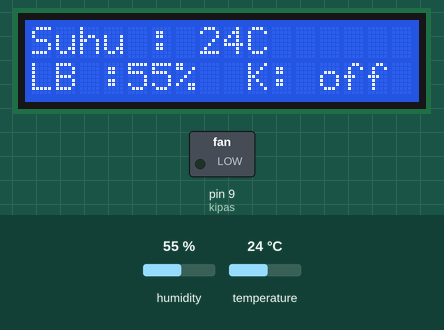
The sketch below on a simulated Arduino Uno, built with avr-gcc and run on an emulated ATmega328P. Parts: 16×2 character LCD, switched loads named in the sketch (green lamp = pin HIGH). Inputs (shaded band) come from the test bench; at power-on: temperature 24 °C, humidity 55 %.

Above: at 3.7 s.
3.8 s: temperature set to 27 °C
At 8.0 s:
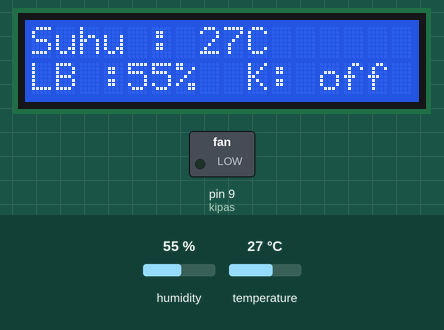
13.7 s: temperature set to 30 °C
At 16.6 s:
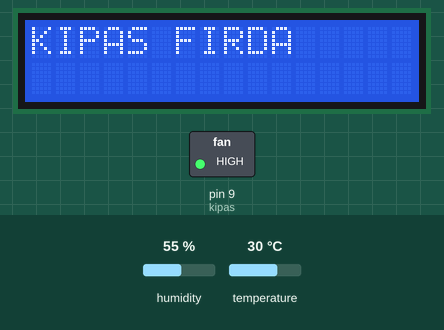
24.1 s: humidity set to 22 %
At 27.9 s:
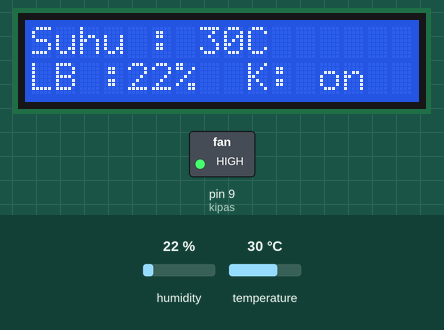
30.0 s: humidity set to 40 %
At 32.1 s:
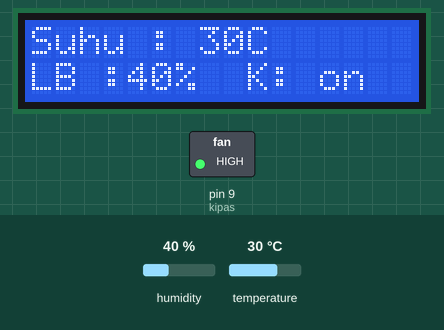
Timing chart, 0 to 33.6 s (numbered marks = the images above; inputs shaded):
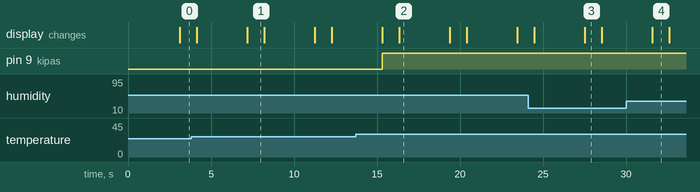

Measured:
- the behaviour switches between 28 and 29 °C on temperature (found by bisection; images 1 and 2)
- after the input at 3.8 s, the display: first differs from a run without the input after 3.4 s (image 1)
- after the input at 13.7 s, pin 9 (kipas): LOW → HIGH after 1.6 s; the display: first changes after 1.6 s (image 2 shows a later state)
- after the input at 24.1 s, the display: first differs from a run without the input after 3.4 s (image 3)
- after the input at 30.0 s, the display: changes after 1.6 s (image 4)
- what the display in image 1 shows lasts 1.0 s, from 7.2 s to 8.2 s
- what the display in image 2 shows lasts 3.1 s, from 16.3 s to 19.4 s

The sketch:

sketch_dec20a_tubesfiks.ino
```cpp
// deklarasi library
#include <LiquidCrystal_I2C.h>
#include <DHT.h>
// untuk membaca data dari sensor


// inisailisasi
LiquidCrystal_I2C lcd (0x27, 16, 2); // lcd digunakan untuk mengendalikan tampilan lcd
DHT dht (4, DHT11);

// dht digunakan untuk membaca data dari sensor dht11

//deklarasi pin
#define kipas 9
// kipas digunakan untuk mengontrol kipas

void setup()
{
  Serial.begin (9600); // baudrate yg digunakan antara laptop dengan arduino secara serial
  pinMode (kipas, OUTPUT); // untuk memfungsikan si kipas sebagai output, arduino akan mengeluarkan sinyal atau data

  dht.begin();

  lcd.begin (16, 2); // lcd yg digunakan 16x2
  lcd.backlight(); // untuk menyalakan lcdnya

  lcd.setCursor (1, 0); // untuk mengatur posisi teksnya
  lcd.print ("KIPAS OTOMATIS");

}

void loop()
{
  delay (3000);

  float suhu = dht.readTemperature(); // mendeklarasikan suhu
  float kelembaban = dht.readHumidity(); // mendeklarasikan kelembaban

  if (isnan (suhu) || isnan (kelembaban)){

    lcd.setCursor (1, 0);
    lcd.print ("Gagal Membaca"); // gagal membaca sensor
    lcd.setCursor (5, 1);
    lcd.print ("Sensor");
    return;
  }

// untuk menampilkan suhu dan kelembaban di lcd
   lcd.clear();
   lcd.setCursor (0, 0);
   lcd.print ("Suhu : ");
   lcd.print (suhu, 0);
   lcd.print ("C ");

// kondisi untuk menyalakan kipas
  if (suhu > 28){
    digitalWrite (kipas, HIGH);
    lcd.setCursor(9, 1);
    lcd.print ("K: on");
  }
  else {
    lcd.setCursor(9, 1);
    digitalWrite (kipas, LOW);
    lcd.print ("K: off");
  }

  lcd.setCursor(0, 1);
  lcd.print("LB :");
  lcd.print(kelembaban, 0); // Print one decimal place
  lcd.print("%");
  delay (1000);

  lcd.clear();
  lcd.print ("KIPAS FIRDA");

}
```
